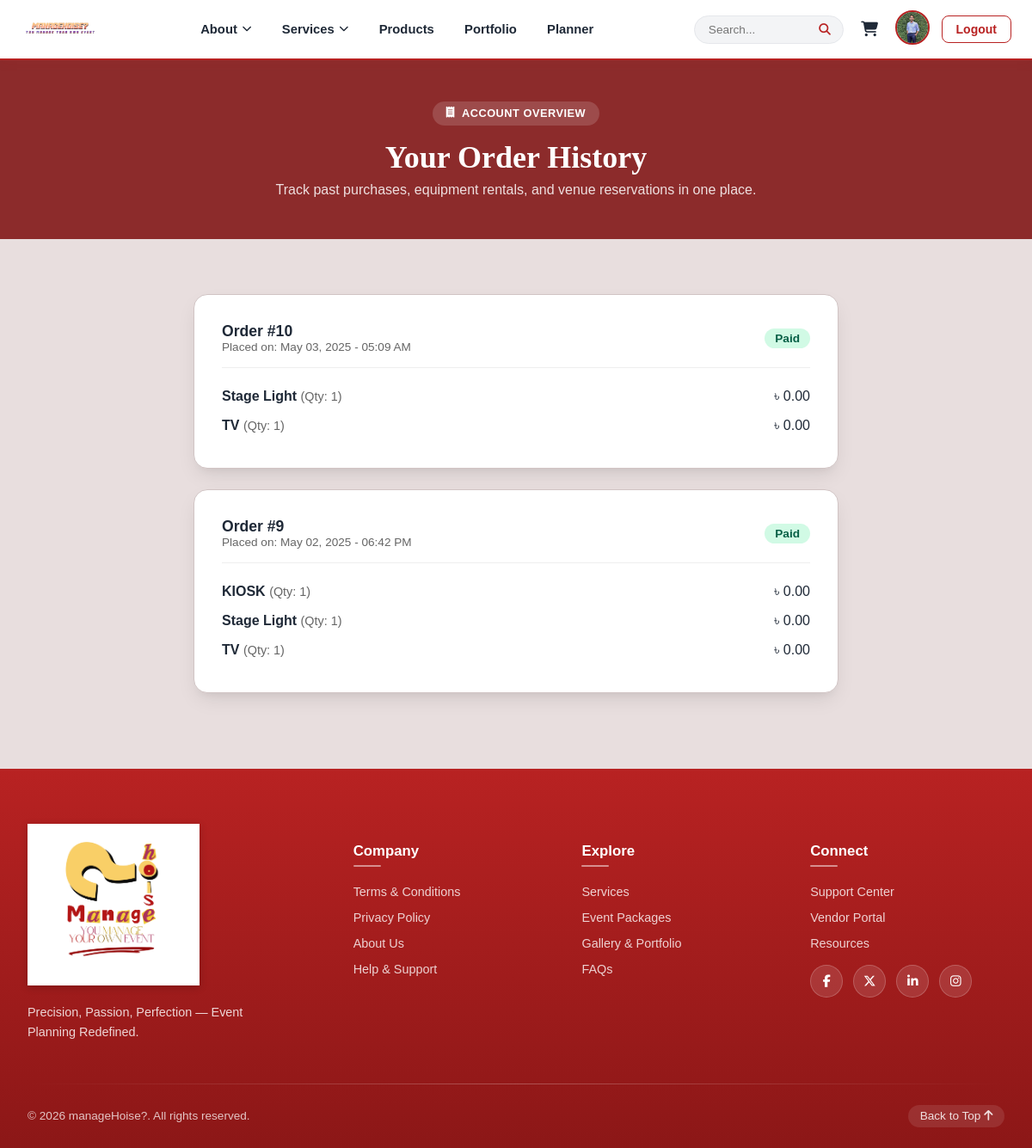
Screenshot of /orders/ (signed in) with the database file from the repository.
### EventApp/models.py (models this page shows, shortened)
class C_profile(models.Model):
    ROLE_CHOICES = (
        ('buyer', 'Customer'),
        ('seller', 'Vendor'),
    )
    user = models.OneToOneField(User, on_delete=models.CASCADE, related_name='profile')
    role = models.CharField(max_length=10, choices=ROLE_CHOICES, default='buyer')
    phone = models.CharField(max_length=15, blank=True)
    profile_picture = models.ImageField(
        upload_to='profile/',
        default='profile/user.png',
        blank=True,
        null=True
    )
    bio = models.TextField(blank=True)
    address = models.CharField(max_length=255, blank=True)

class Order(models.Model):
    user = models.ForeignKey(User, on_delete=models.CASCADE, related_name='orders')
    created_at = models.DateTimeField(auto_now_add=True)
    is_paid = models.BooleanField(default=False)

class OrderItem(models.Model):
    order = models.ForeignKey(Order, related_name='items', on_delete=models.CASCADE)
    product = models.ForeignKey(Product, on_delete=models.CASCADE)
    quantity = models.PositiveIntegerField(default=1)
    price = models.DecimalField(max_digits=10, decimal_places=2, default=0.00)

class Product(models.Model):
    STATUS_CHOICES = (
        ('In Stock', 'In Stock'),
        ('Stock Out', 'Stock Out'),
        ('Will be available soon', 'Will be available soon'),
    )
    seller = models.ForeignKey(User, on_delete=models.CASCADE, related_name='products', null=True, blank=True)
    category = models.ForeignKey(Category, on_delete=models.CASCADE, related_name='products')
    name = models.CharField(max_length=100)
    description = models.TextField()
    price = models.DecimalField(max_digits=10, decimal_places=2)
    p_photo = models.ImageField(upload_to='product_photos/', null=True, blank=True)
    status = models.CharField(max_length=100, choices=STATUS_CHOICES, default='In Stock')
    created_at = models.DateTimeField(auto_now_add=True)

### EventApp/views.py (the view)
# urls.py: path('orders/', e_views.order_history, name='order_history'),
@login_required
def order_history(request):
    orders = Order.objects.filter(user=request.user).order_by('-created_at')
    return render(request, 'EventApp/order_history.html', {'orders': orders})

### template/EventApp/order_history.html (shortened to what this page needs)
{% load static %}
<!DOCTYPE html>
<html lang="en">
<head>
  <link rel="stylesheet" href="{% static 'css/header.css' %}" />
  <link rel="stylesheet" href="{% static 'css/footer.css' %}" />
  <link rel="stylesheet" href="{% static 'css/order_history.css' %}" />
  <link rel="stylesheet" href="https://cdnjs.cloudflare.com/ajax/libs/font-awesome/6.5.1/css/all.min.css" />
</head>
<body class="mh-body">
  {% include 'header.html' %}
  <main class="main-section">
    <section class="orders-hero-section">
      <div class="orders-hero-container">
        <span class="badge-pill">
          <i class="fa-solid fa-receipt"></i> Account Overview
        </span>
        <h1 class="orders-hero-title">Your Order History</h1>
        <p class="orders-hero-subtext">Track past purchases, equipment rentals, and venue reservations in one place.</p>
      </div>
    </section>
    <section class="orders-content-section">
      <div class="container">
        {% if orders %}
          <div class="orders-list">
            {% for order in orders %}
              <div class="empty-orders-card" style="text-align: left; margin-bottom: 1.5rem; padding: 2rem;">
                <div style="display: flex; justify-content: space-between; align-items: center; border-bottom: 1px solid #eee; padding-bottom: 1rem; margin-bottom: 1rem;">
                  <div>
                    <strong style="font-size: 1.1rem;">Order #{{ order.id }}</strong>
                    <div style="font-size: 0.85rem; color: #666;">
                      Placed on: {{ order.created_at|date:"M d, Y - h:i A" }}
                    </div>
                  </div>
                  <div>
                    <span style="background-color: #d1fae5; color: #065f46; padding: 0.25rem 0.75rem; border-radius: 1rem; font-size: 0.85rem; font-weight: 600;">
                      {% if order.is_paid %}Paid{% else %}Pending{% endif %}
                    </span>
                  </div>
                </div>
                <ul style="list-style: none; padding: 0; margin: 0;">
                  {% for item in order.items.all %}
                    <li style="display: flex; justify-content: space-between; align-items: center; padding: 0.5rem 0;">
                      <div>
                        <strong>{{ item.product.name }}</strong>
                        <span style="color: #666; font-size: 0.9rem;">(Qty: {{ item.quantity }})</span>
                      </div>
                      <div>
                        ৳ {{ item.price }}
                      </div>
                    </li>
                  {% endfor %}
                </ul>
              </div>
            {% endfor %}
          </div>
        {% endif %}
      </div>
    </section>
  </main>
  {% include 'footer.html' %}
</body>
</html>

### template/header.html (shortened to what this page needs)
{% load static %}
<header class="mh-site-header">
  <div class="mh-header-inner">
    <a href="{% url 'home' %}" class="mh-brand">
      <img src="{% static 'image/manage.png' %}" alt="ManageHouse Logo" class="mh-logo-img" />
    </a>
    <nav class="mh-nav" id="mhNavMenu">
      <ul class="mh-nav-list">
        <li class="mh-nav-item mh-dropdown">
          <a href="#" class="mh-nav-link">
            About <i class="fa-solid fa-chevron-down mh-arrow"></i>
          </a>
        </li>
        <li class="mh-nav-item mh-dropdown">
          <a href="#" class="mh-nav-link">
            Services <i class="fa-solid fa-chevron-down mh-arrow"></i>
          </a>
        </li>
        <li class="mh-nav-item">
          <a href="{% url 'product_list' %}" class="mh-nav-link">Products</a>
        </li>
        <li class="mh-nav-item">
          <a href="{% url 'event_list' %}" class="mh-nav-link">Portfolio</a>
        </li>
        {% if user.is_authenticated %}
          <li class="mh-nav-item">
            <a href="{% url 'planner_dashboard' %}" class="mh-nav-link">Planner</a>
          </li>
        {% endif %}
      </ul>
    </nav>
    <div class="mh-header-actions">
      {% if user.is_authenticated %}
        <form class="mh-search-form" action="/search/" method="GET">
          <input type="text" name="q" class="mh-search-input" placeholder="Search..." required />
          <button type="submit" class="mh-search-btn" aria-label="Search">
            <i class="fa-solid fa-magnifying-glass"></i>
          </button>
        </form>
        <a href="{% url 'view_cart' %}" class="mh-icon-link" title="View Cart">
          <i class="fa-solid fa-cart-shopping"></i>
        </a>
        <a href="{% url 'profile_view' %}" class="mh-avatar-link" title="My Account">
          {% if user.profile.profile_picture %}
            <img src="{{ user.profile.profile_picture.url }}" alt="Profile" class="mhl-avatar-img" />
          {% else %}
            <img src="{% static 'profile/user.png' %}" alt="Profile" class="mh-avatar-img" />
          {% endif %}
        </a>
        <a href="{% url 'logout' %}" class="mh-btn mh-btn-outline" title="Logout">
          Logout
        </a>
      {% else %}
        <a href="{% url 'login' %}" class="mh-btn mh-btn-ghost">Login</a>
        <a href="{% url 'signup' %}" class="mh-btn mh-btn-crimson">Sign Up</a>
      {% endif %}
    </div>
  </div>
</header>

### static/css/header.css (style rules this page uses)
:root { --mh-crimson: #b82222; --mh-crimson-hover: #961b1b; --mh-crimson-light: #fdf2f2; --mh-text: #1f2937; --mh-text-muted: #6b7280; --mh-border: #e5e7eb; }
.mh-site-header { background-color: #ffffff; border-bottom: 2px solid var(--mh-crimson); position: sticky; top: 0; z-index: 1000; box-shadow: 0 4px 12px rgba(184, 34, 34, 0.06); }
.mh-header-inner { max-width: 1200px; margin: 0 auto; padding: 0.75rem 1.5rem; display: flex; align-items: center; justify-content: space-between; gap: 1.5rem; }
.mh-brand { display: flex; align-items: center; text-decoration: none; }
.mh-logo-img { height: 38px; width: auto; object-fit: contain; }
.mh-nav-list { display: flex; align-items: center; gap: 0.5rem; list-style: none; margin: 0; padding: 0; }
.mh-nav-link { display: flex; align-items: center; gap: 0.35rem; padding: 0.5rem 0.85rem; color: var(--mh-text); font-weight: 600; font-size: 0.925rem; text-decoration: none; border-radius: 0.5rem; transition: all 0.2s ease; }
.mh-arrow { font-size: 0.7rem; transition: transform 0.2s ease; }
.mh-dropdown { position: relative; }
.mh-header-actions { display: flex; align-items: center; gap: 0.85rem; }
.mh-search-form { display: flex; align-items: center; background-color: #f3f4f6; border: 1px solid var(--mh-border); border-radius: 9999px; padding: 0.25rem 0.5rem 0.25rem 0.85rem; transition: border-color 0.2s ease; }
.mh-search-input { border: none; background: transparent; outline: none; font-size: 0.85rem; width: 120px; color: var(--mh-text); }
.mh-search-btn { border: none; background: transparent; color: var(--mh-crimson); cursor: pointer; padding: 0.25rem 0.4rem; font-size: 0.85rem; }
.mh-icon-link { color: var(--mh-text); font-size: 1.1rem; padding: 0.4rem; border-radius: 50%; text-decoration: none; display: flex; align-items: center; justify-content: center; transition: color 0.2s ease, background-color 0.2s ease; }
.mhl-avatar-img { width: 36px; height: 36px; border-radius: 50%; object-fit: cover; border: 2px solid var(--mh-crimson); }
.mh-btn { display: inline-flex; align-items: center; padding: 0.45rem 1rem; font-size: 0.875rem; font-weight: 600; border-radius: 0.5rem; text-decoration: none; transition: all 0.2s ease; }
.mh-btn-outline { border: 1px solid var(--mh-crimson); color: var(--mh-crimson); }

### static/css/order_history.css (style rules this page uses)
:root { --font-sans: 'Plus Jakarta Sans', sans-serif; --font-serif: 'Merriweather', serif; --bg-page: #e8dede; --bg-banner: #8c2b2b; --bg-card: #ffffff; --primary-btn: #b82222; --primary-btn-hover: #961b1b; --text-dark: #1f2937; --text-muted: #6b7280; --text-light: #ffffff; --border-subtle: #d1c4c4; --shadow-lg: 0 10px 25px -5px rgba(0, 0, 0, 0.1), 0 8px 10px -6px rgba(0, 0, 0, 0.05); }
body.mh-body { margin: 0; padding: 0; font-family: var(--font-sans); background-color: var(--bg-page); color: var(--text-dark); min-height: 100vh; display: flex; flex-direction: column; }
.main-section { flex-grow: 1; display: flex; flex-direction: column; }
.orders-hero-section { background-color: var(--bg-banner); color: var(--text-light); padding: 3rem 1.5rem; text-align: center; }
.orders-hero-container { max-width: 800px; margin: 0 auto; }
.badge-pill { display: inline-flex; align-items: center; gap: 0.5rem; background: rgba(255, 255, 255, 0.15); color: var(--text-light); font-size: 0.8rem; font-weight: 700; padding: 0.4rem 1rem; border-radius: 2rem; text-transform: uppercase; letter-spacing: 0.5px; margin-bottom: 1rem; }
.orders-hero-title { font-family: var(--font-serif); font-size: 2.25rem; font-weight: 700; margin: 0 0 0.5rem 0; }
.orders-hero-subtext { font-size: 1rem; color: rgba(255, 255, 255, 0.85); margin: 0; }
.orders-content-section { padding: 4rem 1.5rem; display: flex; justify-content: center; align-items: center; flex-grow: 1; }
.container { width: 100%; max-width: 750px; margin: 0 auto; }
.empty-orders-card { background: var(--bg-card); color: var(--text-dark); border-radius: 16px; border: 1px solid var(--border-subtle); padding: 3.5rem 2rem; text-align: center; box-shadow: var(--shadow-lg); }

### rows the page displays
Order: id "10", created_at "May 03, 2025 - 05:09 AM", is_paid "Paid"
OrderItem: product.name "Stage Light", quantity "1", price "0.00"
OrderItem: product.name "TV", quantity "1", price "0.00"
Order: id "9", created_at "May 02, 2025 - 06:42 PM", is_paid "Paid"
OrderItem: product.name "KIOSK", quantity "1", price "0.00"
OrderItem: product.name "Stage Light", quantity "1", price "0.00"
OrderItem: product.name "TV", quantity "1", price "0.00"
